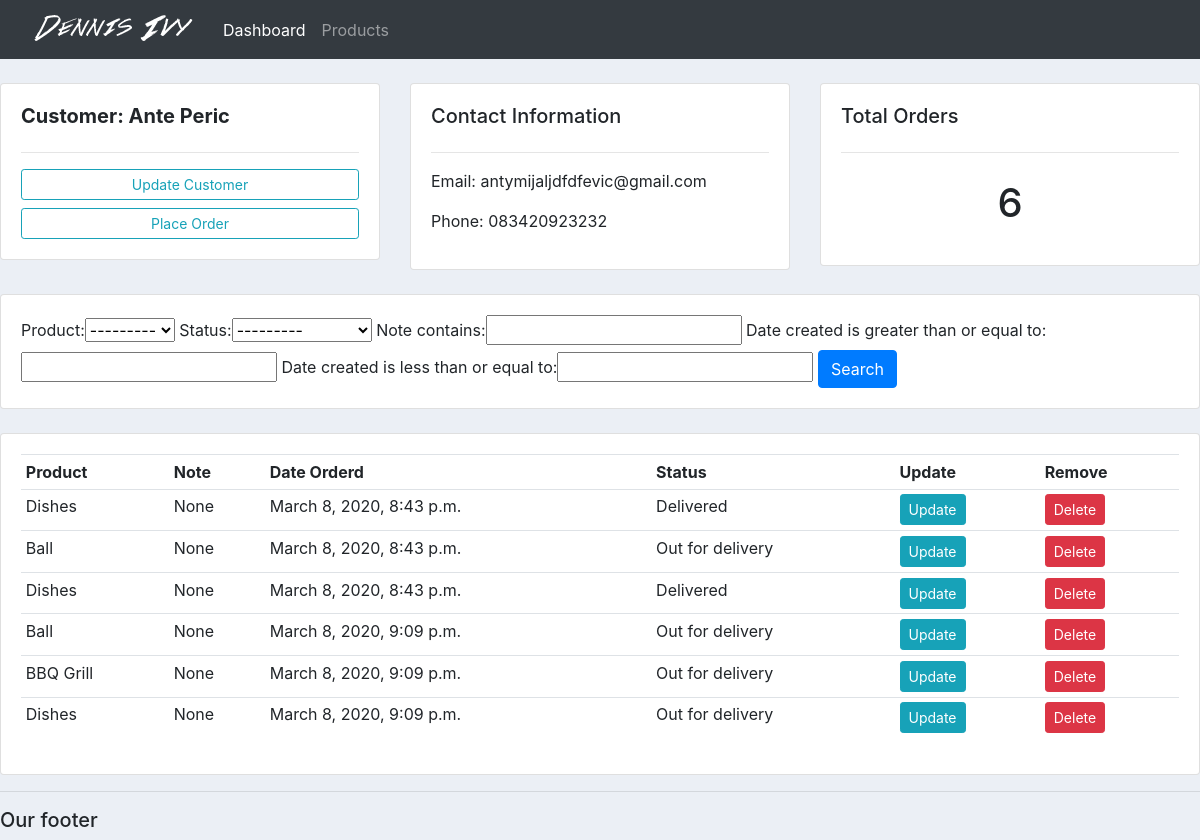
The app's page /customer/2/ with its own data.
### accounts/models.py (models this page shows, shortened)
class Customer(models.Model):
	name = models.CharField(max_length=200, null=True)
	phone = models.CharField(max_length=200, null=True)
	email = models.CharField(max_length=200, null=True)
	data_created = models.DateTimeField(auto_now_add=True)

class Order(models.Model):
	STATUS = (
		('Pending', 'Pending'),
		('Out for delivery','Out for delivery'),
		('Delivered', 'Delivered'),
		)
	customer = models.ForeignKey(Customer, null = True, on_delete = models.SET_NULL)
	product = models.ForeignKey(Product, null = True, on_delete = models.SET_NULL)
	date_created = models.DateTimeField(auto_now_add=True)
	status = models.CharField(max_length=200, null=True, choices = STATUS)
	note = models.CharField(max_length=1000, null=True)

class Product(models.Model):
	CATEGORY = (
		('Indoor','Indoor'),
		('Out door','Out door'),
		)
	name = models.CharField(max_length=200, null=True)
	price = models.FloatField(null=True)
	category = models.CharField(max_length=200, null=True, choices = CATEGORY)
	description = models.CharField(max_length=200, null=True, blank = True)
	date_created = models.DateTimeField(auto_now_add=True)
	tags = models.ManyToManyField(Tag)
	def __str__(self):
		return self.name

### accounts/views.py (the view)
# urls.py: path('customer/<str:pk>/', views.customer, name = "customer"), #pk customer id
def customer(request, pk):
	customer = Customer.objects.get(id = pk)
	orders = customer.order_set.all()
	order_count = orders.count()
	myFilter = OrderFilter(request.GET, queryset=orders)
	orders = myFilter.qs
	context = {'customer':customer,'orders':orders, 'order_count':order_count, 'myFilter':myFilter}
	return render(request, 'accounts/customer.html', context)

### accounts/templates/accounts/customer.html
{%  extends 'accounts/main.html' %}
{% block content %}
	<br>
<div class="row">
	<div class="col-md">
		<div class="card card-body">
			<h5><b>Customer: {{ customer.name }}</b></h5>
			<hr>
			<a class="btn btn-outline-info  btn-sm btn-block" href="">Update Customer</a>
			<a class="btn btn-outline-info  btn-sm btn-block" href="{% url 'create_order' customer.id %}">Place Order</a>
		</div>
	</div>
	<div class="col-md">
		<div class="card card-body">
			<h5>Contact Information</h5>
			<hr>
			<p>Email: {{ customer.email }}</p>
			<p>Phone: {{ customer.phone }} </p>
		</div>
	</div>
	<div class="col-md">
		<div class="card card-body">
			<h5>Total Orders</h5>
			<hr>
			<h1 style="text-align: center;padding: 10px">{{ order_count }}</h1>
		</div>
	</div>
</div>
<br>
<div class="row">
	<div class="col">
		<div class="card card-body">
			<form method="get">
				{{myFilter.form}}
		    <button class="btn btn-primary" type="submit">Search</button>
		  </form>
		</div>
	</div>
</div>
<br>
<div class="row">
	<div class="col-md">
		<div class="card card-body">
			<table class="table table-sm">
				<tr>
					<th>Product</th>
					<th>Note</th>
					<th>Date Orderd</th>
					<th>Status</th>
					<th>Update</th>
					<th>Remove</th>
				</tr>
				{% for order in orders %}
				<tr>
					<td>{{order.product}}</td>
					<td>{{order.note}}</td>
					<td>{{order.date_created}}</td>
					<td>{{order.status}}</td>
					<td><a class = 'btn btn-sm btn-info' href="{% url 'update_order' order.id %}">Update</a></td>
					<td><a class = 'btn btn-sm btn-danger' href="{% url 'delete_order' order.id %}">Delete</a></td>
				</tr>
				{% endfor %}
			</table>
		</div>
	</div>
</div>
{% endblock %}

### static/css/main.css (style rules this page uses)
body { background-color: #ebeff5; }

### records on screen
Customer: name "Ante Peric", email "antymijaljdfdfevic@gmail.com", phone "083420923232"
Order: product "Dishes", note "None", date_created "March 8, 2020, 8:43 p.m.", status "Delivered"
Order: product "Ball", note "None", date_created "March 8, 2020, 8:43 p.m.", status "Out for delivery"
Order: product "Dishes", note "None", date_created "March 8, 2020, 8:43 p.m.", status "Delivered"
Order: product "Ball", note "None", date_created "March 8, 2020, 9:09 p.m.", status "Out for delivery"
Order: product "BBQ Grill", note "None", date_created "March 8, 2020, 9:09 p.m.", status "Out for delivery"
Order: product "Dishes", note "None", date_created "March 8, 2020, 9:09 p.m.", status "Out for delivery"

### other values on screen
{{ order_count }} "6"
